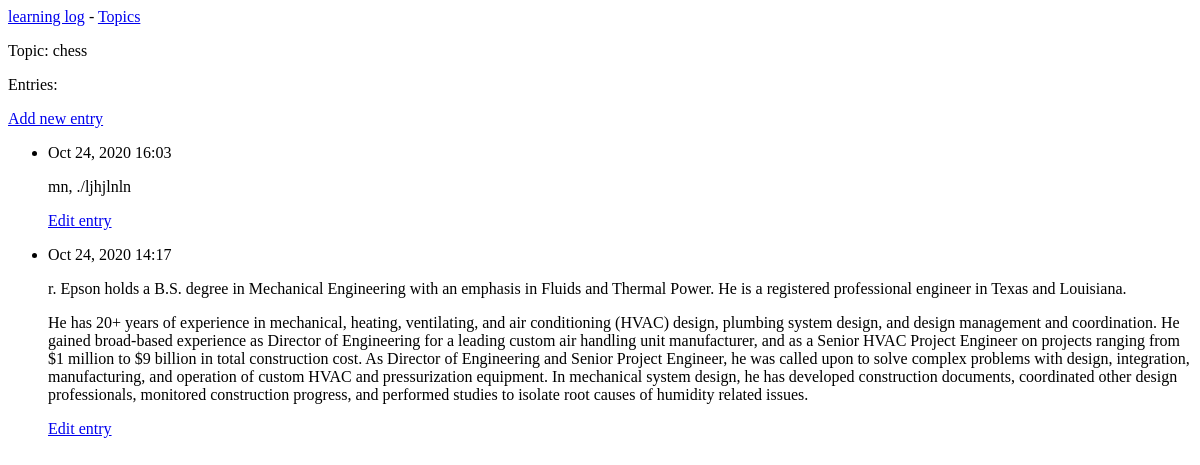
Page /topics/1/ on the earlier database version.
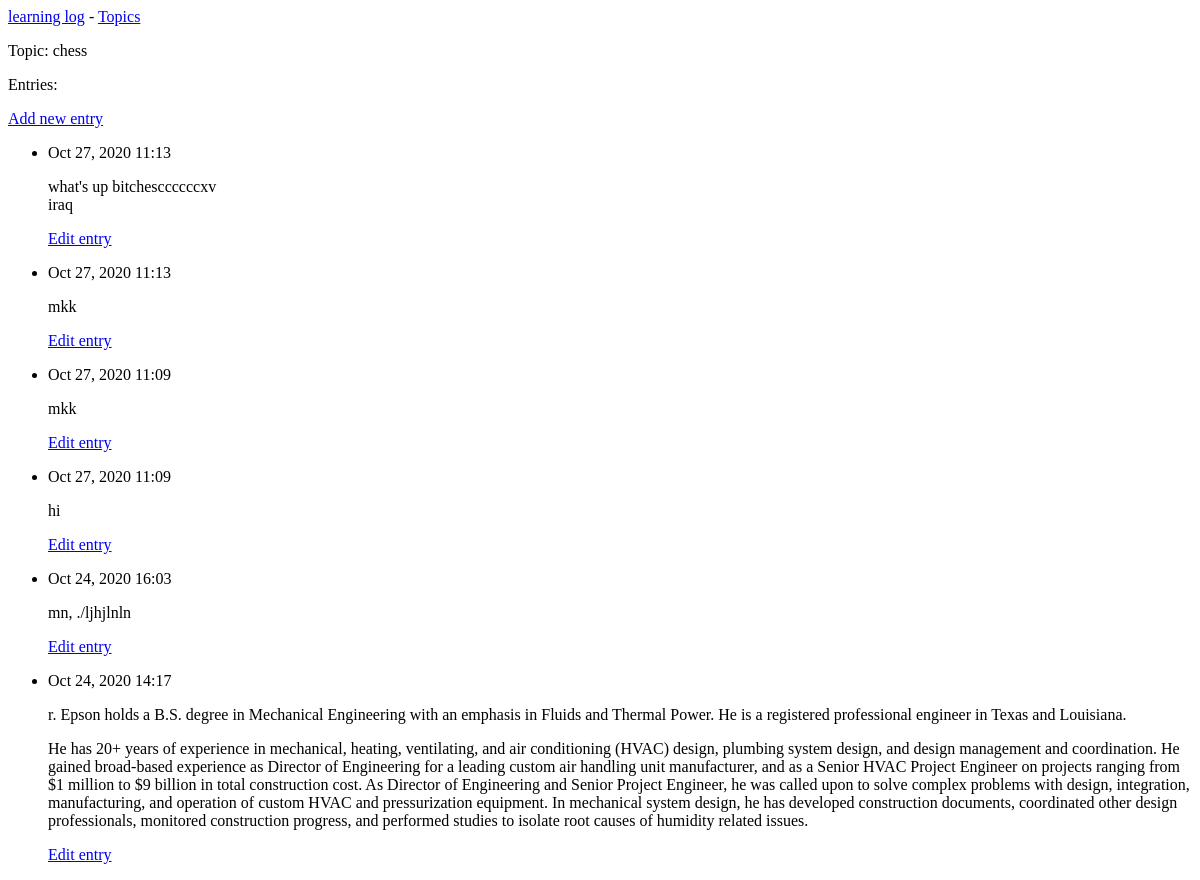
Same page on the later database version.
### learning_logs/models.py (models this page shows, shortened)
class Topic(models.Model):
    text = models.CharField(max_length=200)
    date_added = models.DateTimeField(auto_now_add=True)
    def __str__(self):
        return self.text

class Entry(models.Model):
    topic = models.ForeignKey(Topic, on_delete=models.CASCADE)
    text = models.TextField()
    date_added = models.DateTimeField(auto_now_add=True)
    class Meta:
        verbose_name_plural = 'entries'

### learning_logs/views.py (the view)
# urls.py: path('topics/<int:topic_id>/',views.topic,name='topic'),
def topic(request, topic_id):
    topic = Topic.objects.get(id=topic_id)
    entries = topic.entry_set.order_by('-date_added')
    context = {'topic': topic, 'entries': entries}
    return render(request, 'learning_logs/topic.html', context)

### learning_logs/templates/learning_logs/topic.html
{% extends 'learning_logs/base.html' %}
{% block content %}
  <p>Topic: {{ topic }}</p>
  <p>Entries:</p>
  <p>
  	<a href="{% url 'learning_log:new_entry' topic.id %}">Add new entry</a>
  </p>
  <ul>
  {% for entry in entries %}
    <li>
      <p>{{ entry.date_added|date:'M d, Y H:i' }}</p>
      <p>{{ entry.text|linebreaks }}</p>
      <p><a href="{% url 'learning_log:edit_entry' entry.id %}">Edit entry</a></p>
    </li>
  {% empty %}
    <li>There are no entries for this topic yet.</li>
  {% endfor %}
  </ul>
{% endblock content %}

### learning_logs/templates/learning_logs/base.html
<p>
	<a href="{% url 'learning_log:index' %}">learning log</a> -
	<a href="{%url 'learning_log:topics' %}">Topics</a>
</p>
{% block content %} {% endblock content %}

Differences in the rows shown:
added Entry: date_added "Oct 27, 2020 11:13", text "what's up bitchesccccccxv iraq"
added Entry: date_added "Oct 27, 2020 11:13", text "mkk"
added Entry: date_added "Oct 27, 2020 11:09", text "mkk"
added Entry: date_added "Oct 27, 2020 11:09", text "hi"
